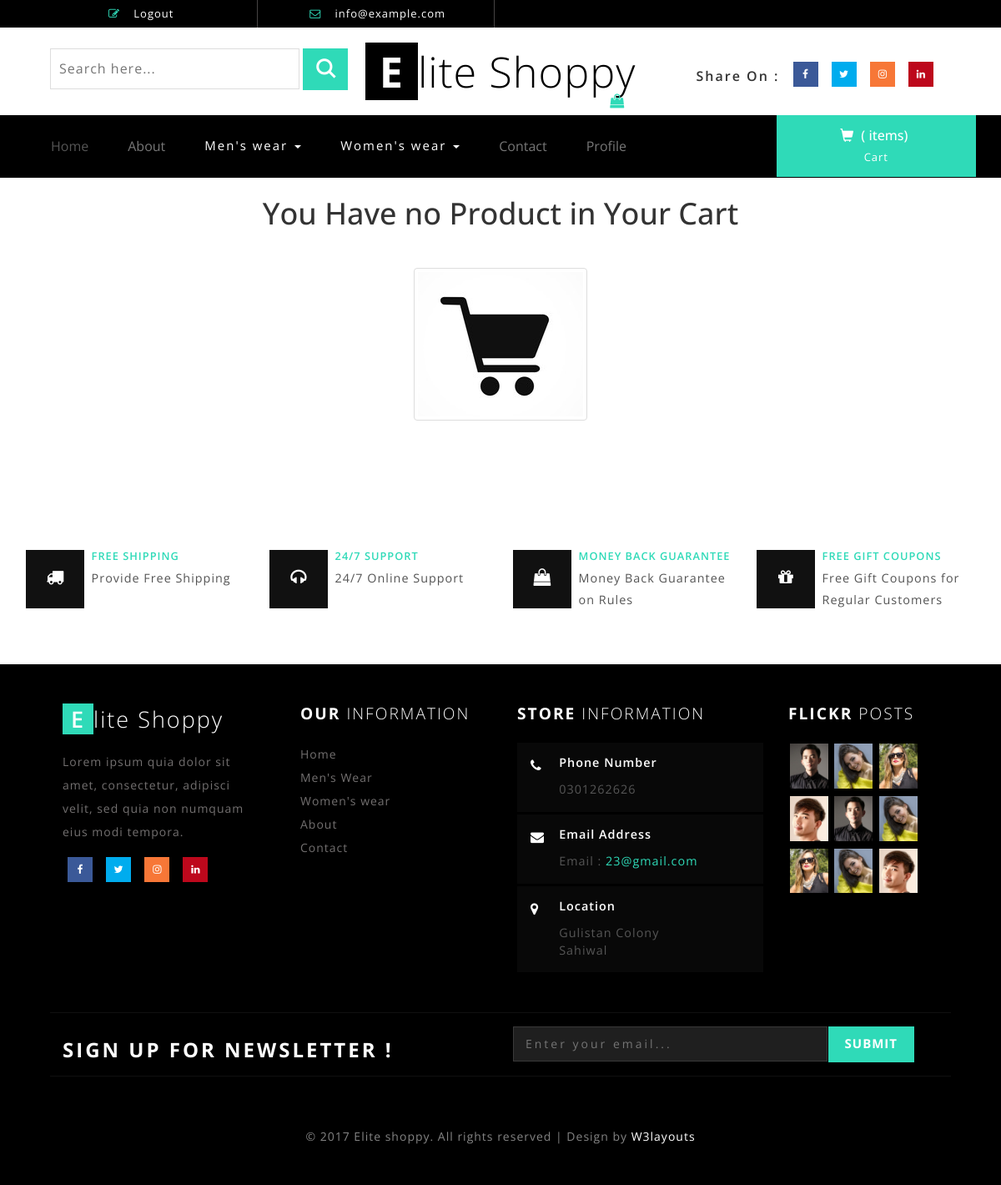
Screenshot of /emptycart with the database file from the repository.
### shop/models.py (models this page shows)
class foot(models.Model):
    shipping=models.CharField(max_length=100)
    support=models.CharField(max_length=100)
    money=models.CharField(max_length=100)
    coupons=models.CharField(max_length=100)
    date=models.DateField(auto_now=True)

class information(models.Model):
    address=models.CharField(max_length=30)
    city=models.CharField(max_length=30)
    phone1=models.CharField(max_length=30)
    phone2=models.CharField(max_length=50)
    email1=models.CharField(max_length=20)
    email2=models.CharField(max_length=20)
    date=models.DateField(auto_now=True)

### shop/views.py (the view)
# urls.py: path('emptycart',views.emptycart,name=('emptycart')),
def emptycart(request):
    h=information.objects.all()
    l=foot.objects.all()
    return render(request,'shop/emptycart.html',{'H':h,'L':l})

### shop/templates/shop/emptycart.html (shortened to what this page needs)
{% load static %}
<!DOCTYPE html>
<html>
<head>
<link href="{% static 'shop/css/bootstrap.css' %}" rel="stylesheet" type="text/css" media="all" />
<link href="{% static 'shop/css/team.css' %}" rel="stylesheet" type="text/css" media="all" />
<link href="{% static 'shop/css/style.css' %}" rel="stylesheet" type="text/css" media="all" />
<link href="{% static 'shop/css/font-awesome.css' %}" rel="stylesheet">
</head>
<body>
<div class="header" id="home">
	<div class="container">
		<ul>
		   <li> <a href="{% url 'logout' %}"  ><i class="fa fa-pencil-square-o" aria-hidden="true"></i> Logout </a></li>
			<li><i class="fa fa-envelope-o" aria-hidden="true"></i> <a href="mailto:info@example.com">info@example.com</a></li>
		</ul>
	</div>
</div>
<div class="header-bot">
	<div class="header-bot_inner_wthreeinfo_header_mid">
		<div class="col-md-4 header-middle">
			<form action="#" method="post">
				<input type="search" name="search" placeholder="Search here..." required="">
					<input type="submit" value=" ">
			</form>
		</div>
			<div class="col-md-4 logo_agile">
				<h1><a href="{% url 'index' %}"><span>E</span>lite Shoppy <i class="fa fa-shopping-bag top_logo_agile_bag" aria-hidden="true"></i></a></h1>
			</div>
		<div class="col-md-4 agileits-social top_content">
						<ul class="social-nav model-3d-0 footer-social w3_agile_social">
						                                   <li class="share">Share On : </li>
															<li><a href="#" class="facebook">
																  <div class="front"><i class="fa fa-facebook" aria-hidden="true"></i></div>
																  <div class="back"></div></a></li>
															<li><a href="#" class="twitter">
																  <div class="front"><i class="fa fa-twitter" aria-hidden="true"></i></div>
																  <div class="back"></div></a></li>
															<li><a href="#" class="instagram">
																  <div class="front"><i class="fa fa-instagram" aria-hidden="true"></i></div>
																  <div class="back"></div></a></li>
															<li><a href="#" class="pinterest">
																  <div class="front"><i class="fa fa-linkedin" aria-hidden="true"></i></div>
																  <div class="back"></div></a></li>
														</ul>
		</div>
		<div class="clearfix"></div>
	</div>
</div>
<div class="ban-top">
	<div class="container">
		<div class="top_nav_left">
			<nav class="navbar navbar-default">
			  <div class="container-fluid">
				<div class="collapse navbar-collapse menu--shylock" id="bs-example-navbar-collapse-1">
				  <ul class="nav navbar-nav menu__list">
					<li class="active menu_item"><a class="menu_link" href="{% url 'index' %}">Home <span class="sr-only">(current)</span></a></li>
					<li class=" menu_item menuitem--current"><a class="menu_link" href="{% url 'about' %}">About</a></li>
					<li class="dropdown menu__item">
						<a href="#" class="dropdown-toggle menu__link" data-toggle="dropdown" role="button" aria-haspopup="true" aria-expanded="false">Men's wear <span class="caret"></span></a>
					</li>
					<li class="dropdown menu__item">
						<a href="#" class="dropdown-toggle menu__link" data-toggle="dropdown" role="button" aria-haspopup="true" aria-expanded="false">Women's wear <span class="caret"></span></a>
					</li>
					<li class=" menu_item"><a class="menu_link" href="{% url 'contact' %}">Contact</a></li>
					<li class=" menu_item"><a class="menu_link" href="{% url 'profile' %}">Profile</a></li>
				  </ul>
				</div>
			  </div>
			</nav>
		</div>
		<div class="top_nav_right">
			<div class="cart box_1">
						<a href="{% url 'showcart' %}">
							<h3> <div class="total">
								<i class="glyphicon glyphicon-shopping-cart" aria-hidden="true"></i>
								 ( items)</div>
							</h3>
						</a>
						<p><a href="javascript:;" class="simpleCart_empty"> Cart</a></p>
			</div>
		</div>
		<div class="clearfix"></div>
	</div>
</div>
<div class="container my-5">
    <div class="row">
    <br>
    <h1 class="text-center">You Have no Product in Your Cart</h1>
    <br>
    <br>
    <div class="text-center">
    <img src="{% static  'shop/images/CART.png' %}" alt="" class="img-fluid img-thumbnail w-5" >
    </div>
    </div>
    </div>
    <br>
    <br>
    <br>
    <br>
<div class="coupons">
		<div class="coupons-grids text-center">
			<div class="w3layouts_mail_grid">
			    {% for data in L %}
				<div class="col-md-3 w3layouts_mail_grid_left">
					<div class="w3layouts_mail_grid_left1 hvr-radial-out">
						<i class="fa fa-truck" aria-hidden="true"></i>
					</div>
					<div class="w3layouts_mail_grid_left2">
						<h3>FREE SHIPPING</h3>
						<p>{{ data.shipping}}</p>
					</div>
				</div>
				<div class="col-md-3 w3layouts_mail_grid_left">
					<div class="w3layouts_mail_grid_left1 hvr-radial-out">
						<i class="fa fa-headphones" aria-hidden="true"></i>
					</div>
					<div class="w3layouts_mail_grid_left2">
						<h3>24/7 SUPPORT</h3>
						<p>{{ data.support}}</p>
					</div>
				</div>
				<div class="col-md-3 w3layouts_mail_grid_left">
					<div class="w3layouts_mail_grid_left1 hvr-radial-out">
						<i class="fa fa-shopping-bag" aria-hidden="true"></i>
					</div>
					<div class="w3layouts_mail_grid_left2">
						<h3>MONEY BACK GUARANTEE</h3>
						<p>{{ data.money}}</p>
					</div>
				</div>
					<div class="col-md-3 w3layouts_mail_grid_left">
					<div class="w3layouts_mail_grid_left1 hvr-radial-out">
						<i class="fa fa-gift" aria-hidden="true"></i>
					</div>
					<div class="w3layouts_mail_grid_left2">
						<h3>FREE GIFT COUPONS</h3>
						<p>{{ data.coupons}}</p>
					</div>
				</div>
				{% endfor %}
				<div class="clearfix"> </div>
			</div>
		</div>
</div>
<div class="footer">
	<div class="footer_agile_inner_info_w3l">
		<div class="col-md-3 footer-left">
			<h2><a href="{% url 'index' %}"><span>E</span>lite Shoppy </a></h2>
			<p>Lorem ipsum quia dolor
			sit amet, consectetur, adipisci velit, sed quia non
			numquam eius modi tempora.</p>
			<ul class="social-nav model-3d-0 footer-social w3_agile_social two">
															<li><a href="https://www.facebook.com/" class="facebook">
																  <div class="front"><i class="fa fa-facebook" aria-hidden="true"></i></div>
																  <div class="back"></div></a></li>
															<li><a href="https://www.twitter.com/" class="twitter">
																  <div class="front"><i class="fa fa-twitter" aria-hidden="true"></i></div>
																  <div class="back"></div></a></li>
															<li><a href="https://www.instagram.com/" class="instagram">
																  <div class="front"><i class="fa fa-instagram" aria-hidden="true"></i></div>
																  <div class="back"></div></a></li>
															<li><a href="https://www.linkedin.com/" class="pinterest">
																  <div class="front"><i class="fa fa-linkedin" aria-hidden="true"></i></div>
																  <div class="back"></div></a></li>
														</ul>
		</div>
		<div class="col-md-9 footer-right">
			<div class="sign-grds">
				<div class="col-md-4 sign-gd">
					<h4>Our <span>Information</span> </h4>
					<ul>
						<li><a href="{% url 'index' %}">Home</a></li>
						<li><a href="{% url 'mens' %}">Men's Wear</a></li>
						<li><a href="{% url 'womens' %}">Women's wear</a></li>
						<li><a href="{% url 'about' %}">About</a></li>
						<li><a href="{% url 'contact' %}">Contact</a></li>
					</ul>
				</div>
				{% for data in H %}
				<div class="col-md-5 sign-gd-two">
					<h4>Store <span>Information</span></h4>
					<div class="w3-address">
						<div class="w3-address-grid">
							<div class="w3-address-left">
								<i class="fa fa-phone" aria-hidden="true"></i>
							</div>
							<div class="w3-address-right">
								<h6>Phone Number</h6>
								<p>{{ data.phone1}}</p>
							</div>
							<div class="clearfix"> </div>
						</div>
						<div class="w3-address-grid">
							<div class="w3-address-left">
								<i class="fa fa-envelope" aria-hidden="true"></i>
							</div>
							<div class="w3-address-right">
								<h6>Email Address</h6>
								<p>Email :<a href="mailto:example@email.com"> {{ data.email1}}</a></p>
							</div>
							<div class="clearfix"> </div>
						</div>
						<div class="w3-address-grid">
							<div class="w3-address-left">
								<i class="fa fa-map-marker" aria-hidden="true"></i>
							</div>
							<div class="w3-address-right">
								<h6>Location</h6>
								<p>{{ data.address}} <br>{{ data.city}}
								</p>
							</div>
							<div class="clearfix"> </div>
						</div>
					</div>
				</div>
				{% endfor %}
				<div class="col-md-3 sign-gd flickr-post">
					<h4>Flickr <span>Posts</span></h4>
					<ul>
						<li><a href="{% url 'mens'  %}"><img src="{% static 'shop/images/t1.jpg' %}" alt=" " class="img-responsive" /></a></li>
						<li><a href="{% url 'womens' %}"><img src="{% static 'shop/images/t2.jpg' %}" alt=" " class="img-responsive" /></a></li>
						<li><a href="{% url 'womens' %}"><img src="{% static 'shop/images/t3.jpg' %}" alt=" " class="img-responsive" /></a></li>
						<li><a href="{% url 'mens'  %}"><img src="{% static 'shop/images/t4.jpg' %}" alt=" " class="img-responsive" /></a></li>
						<li><a href="{% url 'mens' %}"><img src="{% static 'shop/images/t1.jpg' %}" alt=" " class="img-responsive" /></a></li>
						<li><a href="{% url 'womens'  %}"><img src="{% static 'shop/images/t2.jpg' %}" alt=" " class="img-responsive" /></a></li>
						<li><a href="{% url 'womens'  %}"><img src="{% static 'shop/images/t3.jpg' %}" alt=" " class="img-responsive" /></a></li>
						<li><a href="{% url 'womens'  %}"><img src="{% static 'shop/images/t2.jpg' %}" alt=" " class="img-responsive" /></a></li>
						<li><a href="{% url 'mens'  %}"><img src="{% static 'shop/images/t4.jpg' %}" alt=" " class="img-responsive" /></a></li>
					</ul>
				</div>
			</div>
		</div>
		<div class="clearfix"></div>
			<div class="agile_newsletter_footer">
					<div class="col-sm-6 newsleft">
				<h3>SIGN UP FOR NEWSLETTER !</h3>
			</div>
			<div class="col-sm-6 newsright">
				<form action="#" method="post">
					<input type="email" placeholder="Enter your email..." name="email" required="">
					<input type="submit" value="Submit">
				</form>
			</div>
		<div class="clearfix"></div>
	</div>
		<p class="copy-right">&copy 2017 Elite shoppy. All rights reserved | Design by <a href="http://w3layouts.com/">W3layouts</a></p>
	</div>
</div>
</body>
</html>

### rows the page displays
foot: shipping "Provide Free Shipping", support "24/7 Online Support", money "Money Back Guarantee on Rules", coupons "Free Gift Coupons for Regular Customers"
information: phone1 "0301262626", email1 "23@gmail.com", address "Gulistan Colony", city "Sahiwal"
